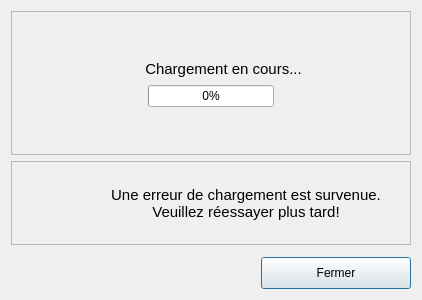
<?xml version="1.0" encoding="UTF-8"?>
<ui version="4.0">
 <class>SurveyEditorDialog</class>
 <widget class="QDialog" name="SurveyEditorDialog">
  <property name="geometry">
   <rect>
    <x>0</x>
    <y>0</y>
    <width>422</width>
    <height>300</height>
   </rect>
  </property>
  <property name="windowTitle">
   <string>Éditeur de questionnaire</string>
  </property>
  <layout class="QVBoxLayout" name="verticalLayout">
   <item>
    <widget class="QFrame" name="frameLoading">
     <property name="frameShape">
      <enum>QFrame::Shape::StyledPanel</enum>
     </property>
     <property name="frameShadow">
      <enum>QFrame::Shadow::Raised</enum>
     </property>
     <layout class="QVBoxLayout" name="verticalLayout_2">
      <item>
       <spacer name="verticalSpacer">
        <property name="orientation">
         <enum>Qt::Orientation::Vertical</enum>
        </property>
        <property name="sizeHint" stdset="0">
         <size>
          <width>20</width>
          <height>40</height>
         </size>
        </property>
       </spacer>
      </item>
      <item>
       <layout class="QHBoxLayout" name="horizontalLayout_3">
        <item>
         <spacer name="horizontalSpacer_4">
          <property name="orientation">
           <enum>Qt::Orientation::Horizontal</enum>
          </property>
          <property name="sizeHint" stdset="0">
           <size>
            <width>40</width>
            <height>20</height>
           </size>
          </property>
         </spacer>
        </item>
        <item>
         <widget class="QLabel" name="lblLoadingIcon">
          <property name="minimumSize">
           <size>
            <width>18</width>
            <height>18</height>
           </size>
          </property>
          <property name="maximumSize">
           <size>
            <width>18</width>
            <height>18</height>
           </size>
          </property>
          <property name="text">
           <string/>
          </property>
          <property name="pixmap">
           <pixmap resource="../../../resources/TeraClient.qrc">:/status/loading.gif</pixmap>
          </property>
          <property name="scaledContents">
           <bool>true</bool>
          </property>
         </widget>
        </item>
        <item>
         <widget class="QLabel" name="lblLoading">
          <property name="sizePolicy">
           <sizepolicy hsizetype="Maximum" vsizetype="Preferred">
            <horstretch>0</horstretch>
            <verstretch>0</verstretch>
           </sizepolicy>
          </property>
          <property name="font">
           <font>
            <pointsize>11</pointsize>
           </font>
          </property>
          <property name="text">
           <string>Chargement en cours...</string>
          </property>
          <property name="alignment">
           <set>Qt::AlignmentFlag::AlignCenter</set>
          </property>
         </widget>
        </item>
        <item>
         <spacer name="horizontalSpacer_5">
          <property name="orientation">
           <enum>Qt::Orientation::Horizontal</enum>
          </property>
          <property name="sizeHint" stdset="0">
           <size>
            <width>40</width>
            <height>20</height>
           </size>
          </property>
         </spacer>
        </item>
       </layout>
      </item>
      <item>
       <layout class="QHBoxLayout" name="horizontalLayout_2">
        <item>
         <spacer name="horizontalSpacer_2">
          <property name="orientation">
           <enum>Qt::Orientation::Horizontal</enum>
          </property>
          <property name="sizeHint" stdset="0">
           <size>
            <width>40</width>
            <height>20</height>
           </size>
          </property>
         </spacer>
        </item>
        <item>
         <widget class="QProgressBar" name="progressLoading">
          <property name="sizePolicy">
           <sizepolicy hsizetype="MinimumExpanding" vsizetype="Fixed">
            <horstretch>0</horstretch>
            <verstretch>0</verstretch>
           </sizepolicy>
          </property>
          <property name="maximumSize">
           <size>
            <width>600</width>
            <height>16777215</height>
           </size>
          </property>
          <property name="value">
           <number>0</number>
          </property>
          <property name="alignment">
           <set>Qt::AlignmentFlag::AlignCenter</set>
          </property>
         </widget>
        </item>
        <item>
         <spacer name="horizontalSpacer_3">
          <property name="orientation">
           <enum>Qt::Orientation::Horizontal</enum>
          </property>
          <property name="sizeHint" stdset="0">
           <size>
            <width>40</width>
            <height>20</height>
           </size>
          </property>
         </spacer>
        </item>
       </layout>
      </item>
      <item>
       <spacer name="verticalSpacer_2">
        <property name="orientation">
         <enum>Qt::Orientation::Vertical</enum>
        </property>
        <property name="sizeHint" stdset="0">
         <size>
          <width>20</width>
          <height>40</height>
         </size>
        </property>
       </spacer>
      </item>
     </layout>
    </widget>
   </item>
   <item>
    <widget class="QFrame" name="frameError">
     <property name="frameShape">
      <enum>QFrame::Shape::StyledPanel</enum>
     </property>
     <property name="frameShadow">
      <enum>QFrame::Shadow::Raised</enum>
     </property>
     <layout class="QVBoxLayout" name="verticalLayout_3">
      <item>
       <layout class="QHBoxLayout" name="horizontalLayout_4">
        <item>
         <spacer name="horizontalSpacer_6">
          <property name="orientation">
           <enum>Qt::Orientation::Horizontal</enum>
          </property>
          <property name="sizeHint" stdset="0">
           <size>
            <width>40</width>
            <height>20</height>
           </size>
          </property>
         </spacer>
        </item>
        <item>
         <widget class="QLabel" name="icoError">
          <property name="sizePolicy">
           <sizepolicy hsizetype="Fixed" vsizetype="Fixed">
            <horstretch>0</horstretch>
            <verstretch>0</verstretch>
           </sizepolicy>
          </property>
          <property name="minimumSize">
           <size>
            <width>64</width>
            <height>64</height>
           </size>
          </property>
          <property name="maximumSize">
           <size>
            <width>64</width>
            <height>64</height>
           </size>
          </property>
          <property name="text">
           <string/>
          </property>
          <property name="pixmap">
           <pixmap resource="../../../resources/TeraClient.qrc">:/icons/error.png</pixmap>
          </property>
          <property name="scaledContents">
           <bool>true</bool>
          </property>
         </widget>
        </item>
        <item>
         <widget class="QLabel" name="lblErrorMsg">
          <property name="sizePolicy">
           <sizepolicy hsizetype="Maximum" vsizetype="Preferred">
            <horstretch>0</horstretch>
            <verstretch>0</verstretch>
           </sizepolicy>
          </property>
          <property name="font">
           <font>
            <pointsize>11</pointsize>
           </font>
          </property>
          <property name="text">
           <string>Une erreur de chargement est survenue.
Veuillez réessayer plus tard!</string>
          </property>
          <property name="alignment">
           <set>Qt::AlignmentFlag::AlignCenter</set>
          </property>
         </widget>
        </item>
        <item>
         <spacer name="horizontalSpacer_7">
          <property name="orientation">
           <enum>Qt::Orientation::Horizontal</enum>
          </property>
          <property name="sizeHint" stdset="0">
           <size>
            <width>40</width>
            <height>20</height>
           </size>
          </property>
         </spacer>
        </item>
       </layout>
      </item>
     </layout>
    </widget>
   </item>
   <item>
    <widget class="QWidget" name="wdgWebView" native="true">
     <property name="sizePolicy">
      <sizepolicy hsizetype="Expanding" vsizetype="Expanding">
       <horstretch>0</horstretch>
       <verstretch>0</verstretch>
      </sizepolicy>
     </property>
    </widget>
   </item>
   <item>
    <layout class="QHBoxLayout" name="horizontalLayout">
     <item>
      <spacer name="horizontalSpacer">
       <property name="orientation">
        <enum>Qt::Orientation::Horizontal</enum>
       </property>
       <property name="sizeHint" stdset="0">
        <size>
         <width>40</width>
         <height>20</height>
        </size>
       </property>
      </spacer>
     </item>
     <item>
      <widget class="QPushButton" name="btnClose">
       <property name="minimumSize">
        <size>
         <width>150</width>
         <height>32</height>
        </size>
       </property>
       <property name="cursor">
        <cursorShape>PointingHandCursor</cursorShape>
       </property>
       <property name="text">
        <string>Fermer</string>
       </property>
       <property name="iconSize">
        <size>
         <width>24</width>
         <height>24</height>
        </size>
       </property>
      </widget>
     </item>
    </layout>
   </item>
  </layout>
 </widget>
 <resources>
  <include location="../../../resources/TeraClient.qrc"/>
 </resources>
 <connections/>
</ui>
